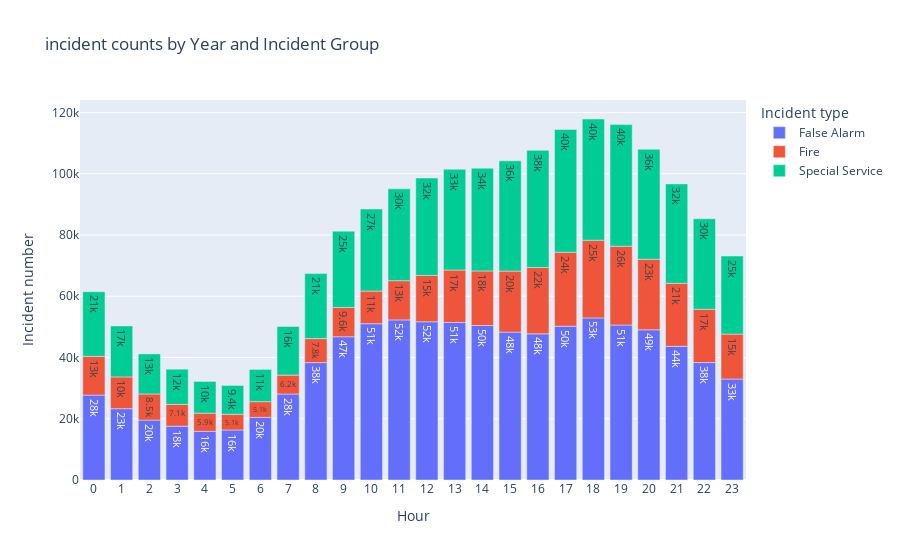

The notebook cell this image was saved under:
### Code cell
grouped_multiple2 = df_processed.groupby(['HourOfCall','IncidentGroup'],observed=False).agg({'IncidentNumber':['count']})
grouped_multiple2 = grouped_multiple2.reset_index()
grouped_multiple2.columns = ['Hour', 'Incident type', 'Incident number']
fig = px.bar(grouped_multiple2, x="Hour", y="Incident number", color="Incident type", title="incident counts by Year and Incident Group",text_auto='.2s')
fig.update_xaxes(tickmode='linear',showticklabels=True)
fig.show()

### Figure 1 — Plotly figure (JSON) as saved in the notebook; plotly's stock layout.template omitted (floating-point values rounded to 4 significant figures)
{"data": [{"hovertemplate": "Incident type=False Alarm<br>Hour=%{x}<br>Incident number=%{y}<extra></extra>", "legendgroup": "False Alarm", "marker": {"color": "#636efa", "pattern": {"shape": ""}}, "name": "False Alarm", "orientation": "v", "showlegend": true, "textposition": "auto", "texttemplate": "%{y:.2s}", "type": "bar", "x": [0, 1, 2, 3, 4, 5, 6, 7, 8, 9, 10, 11, 12, 13, 14, 15, 16, 17, 18, 19, 20, 21, 22, 23], "xaxis": "x", "y": [27712, 23285, 19563, 17589, 15894, 16334, 20461, 28065, 38316, 46764, 51021, 52265, 51651, 51425, 50448, 48279, 47724, 50225, 52918, 50602, 49038, 43641, 38342, 32965], "yaxis": "y"}, {"hovertemplate": "Incident type=Fire<br>Hour=%{x}<br>Incident number=%{y}<extra></extra>", "legendgroup": "Fire", "marker": {"color": "#EF553B", "pattern": {"shape": ""}}, "name": "Fire", "orientation": "v", "showlegend": true, "textposition": "auto", "texttemplate": "%{y:.2s}", "type": "bar", "x": [0, 1, 2, 3, 4, 5, 6, 7, 8, 9, 10, 11, 12, 13, 14, 15, 16, 17, 18, 19, 20, 21, 22, 23], "xaxis": "x", "y": [12660, 10380, 8520, 7087, 5930, 5125, 5117, 6179, 7843, 9560, 10667, 12808, 15145, 17136, 17816, 19918, 21659, 24147, 25377, 25719, 23029, 20569, 17411, 14666], "yaxis": "y"}, {"hovertemplate": "Incident type=Special Service<br>Hour=%{x}<br>Incident number=%{y}<extra></extra>", "legendgroup": "Special Service", "marker": {"color": "#00cc96", "pattern": {"shape": ""}}, "name": "Special Service", "orientation": "v", "showlegend": true, "textposition": "auto", "texttemplate": "%{y:.2s}", "type": "bar", "x": [0, 1, 2, 3, 4, 5, 6, 7, 8, 9, 10, 11, 12, 13, 14, 15, 16, 17, 18, 19, 20, 21, 22, 23], "xaxis": "x", "y": [21120, 16624, 13086, 11504, 10359, 9407, 10527, 15879, 21228, 24922, 26792, 29981, 31796, 32915, 33540, 36010, 38251, 40062, 39564, 39716, 35917, 32455, 29532, 25495], "yaxis": "y"}], "layout": {"barmode": "relative", "legend": {"title": {"text": "Incident type"}, "tracegroupgap": 0}, "title": {"text": "incident counts by Year and Incident Group"}, "xaxis": {"anchor": "y", "domain": [0, 1], "showticklabels": true, "tickmode": "linear", "title": {"text": "Hour"}}, "yaxis": {"anchor": "x", "domain": [0, 1], "title": {"text": "Incident number"}}}}
